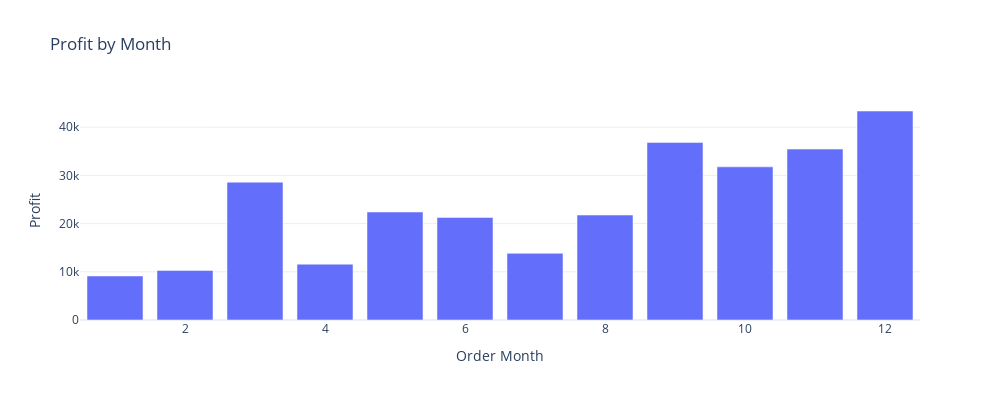

Notebook code cell kept with this figure:
### Code cell
fig = px.bar(profit_by_month, x='Order Month', y='Profit', title='Profit by Month', width=1000, height=400)
fig.show()

### Figure 1 — Plotly figure (JSON) as saved in the notebook; plotly's stock layout.template omitted (floating-point values rounded to 4 significant figures)
{"data": [{"alignmentgroup": "True", "hovertemplate": "Order Month=%{x}<br>Profit=%{y}<extra></extra>", "legendgroup": "", "marker": {"color": "#636efa", "pattern": {"shape": ""}}, "name": "", "offsetgroup": "", "orientation": "v", "showlegend": false, "textposition": "auto", "type": "bar", "x": [1, 2, 3, 4, 5, 6, 7, 8, 9, 10, 11, 12], "xaxis": "x", "y": [9134.0, 10290.0, 28590.0, 11590.0, 22410.0, 21290.0, 13830.0, 21780.0, 36860.0, 31780.0, 35470.0, 43370.0], "yaxis": "y"}], "layout": {"barmode": "relative", "height": 400, "legend": {"tracegroupgap": 0}, "title": {"text": "Profit by Month"}, "width": 1000, "xaxis": {"anchor": "y", "domain": [0, 1], "title": {"text": "Order Month"}}, "yaxis": {"anchor": "x", "domain": [0, 1], "title": {"text": "Profit"}}}}
